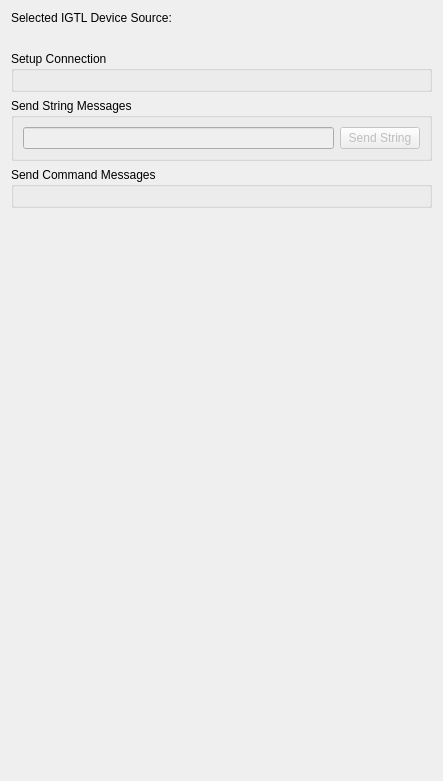
<?xml version="1.0" encoding="UTF-8"?>
<ui version="4.0">
 <class>QmitkIGTLDeviceSourceManagementWidgetControls</class>
 <widget class="QWidget" name="QmitkIGTLDeviceSourceManagementWidgetControls">
  <property name="geometry">
   <rect>
    <x>0</x>
    <y>0</y>
    <width>443</width>
    <height>781</height>
   </rect>
  </property>
  <property name="windowTitle">
   <string>Form</string>
  </property>
  <layout class="QVBoxLayout" name="verticalLayout_2">
   <item>
    <layout class="QVBoxLayout" name="verticalLayout_3">
     <item>
      <widget class="QLabel" name="label">
       <property name="toolTip">
        <string>The selected IGTL device source</string>
       </property>
       <property name="text">
        <string>Selected IGTL Device Source: </string>
       </property>
      </widget>
     </item>
     <item alignment="Qt::AlignRight">
      <widget class="QLabel" name="selectedSourceLabel">
       <property name="text">
        <string>&lt;none&gt;</string>
       </property>
      </widget>
     </item>
    </layout>
   </item>
   <item>
    <widget class="QGroupBox" name="setupConnectionGroupBox">
     <property name="title">
      <string>Setup Connection</string>
     </property>
     <layout class="QGridLayout" name="gridLayout">
      <item row="0" column="0">
       <widget class="QmitkIGTLDeviceSetupConnectionWidget" name="connectionSetupWidget" native="true"/>
      </item>
     </layout>
    </widget>
   </item>
   <item>
    <widget class="QGroupBox" name="sendStringsGroupBox">
     <property name="title">
      <string>Send String Messages</string>
     </property>
     <layout class="QHBoxLayout" name="horizontalLayout_3">
      <item>
       <widget class="QLineEdit" name="editSend">
        <property name="enabled">
         <bool>false</bool>
        </property>
        <property name="toolTip">
         <string>Enter the string to be sent</string>
        </property>
       </widget>
      </item>
      <item>
       <widget class="QPushButton" name="butSend">
        <property name="enabled">
         <bool>false</bool>
        </property>
        <property name="toolTip">
         <string>Sends a message with the given string to the connected device</string>
        </property>
        <property name="text">
         <string>Send String</string>
        </property>
       </widget>
      </item>
     </layout>
    </widget>
   </item>
   <item>
    <widget class="QGroupBox" name="sendCommandsGroupBox">
     <property name="title">
      <string>Send Command Messages</string>
     </property>
     <layout class="QVBoxLayout" name="verticalLayout">
      <item>
       <widget class="QmitkIGTLDeviceCommandWidget" name="commandWidget" native="true"/>
      </item>
     </layout>
    </widget>
   </item>
   <item>
    <spacer name="verticalSpacer">
     <property name="orientation">
      <enum>Qt::Vertical</enum>
     </property>
     <property name="sizeHint" stdset="0">
      <size>
       <width>20</width>
       <height>40</height>
      </size>
     </property>
    </spacer>
   </item>
  </layout>
 </widget>
 <customwidgets>
  <customwidget>
   <class>QmitkIGTLDeviceCommandWidget</class>
   <extends>QWidget</extends>
   <header>QmitkIGTLDeviceCommandWidget.h</header>
   <container>1</container>
  </customwidget>
  <customwidget>
   <class>QmitkIGTLDeviceSetupConnectionWidget</class>
   <extends>QWidget</extends>
   <header>QmitkIGTLDeviceSetupConnectionWidget.h</header>
   <container>1</container>
  </customwidget>
 </customwidgets>
 <resources/>
 <connections/>
</ui>
